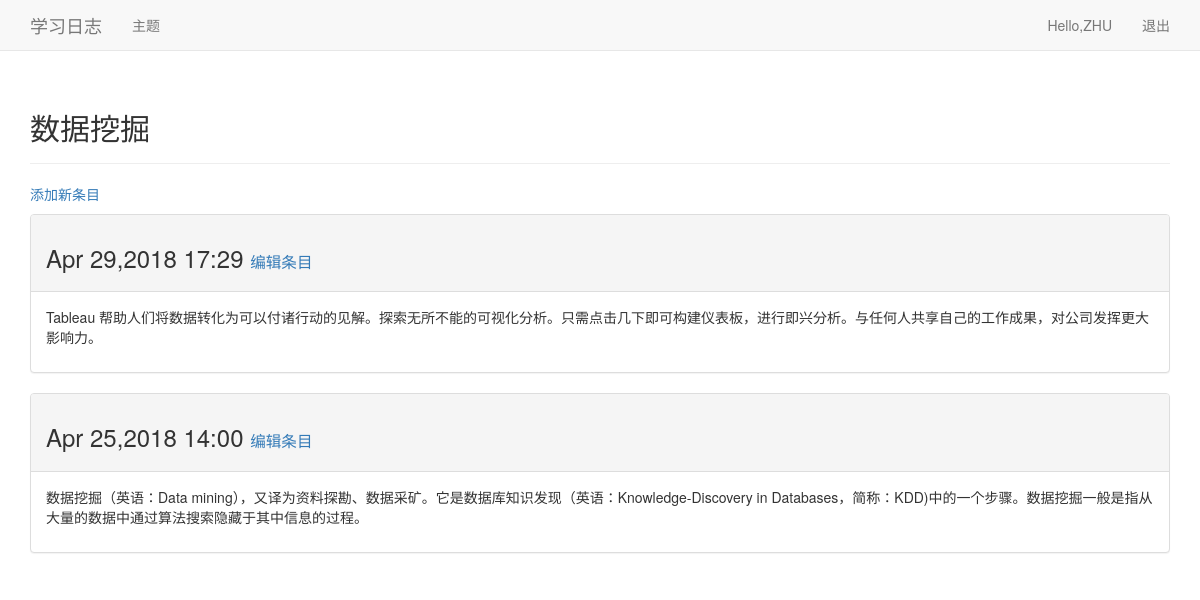
/topics/1/ (signed in), run on the app's committed database.
### learning_logs/models.py (models this page shows, shortened)
class Topic(models.Model):
    text = models.CharField(max_length=200)
    date_added=models.DateTimeField(auto_now_add=True)
    owner = models.ForeignKey(User,on_delete=models.CASCADE)#注意这里的on_delete方法是书上没有的
    def __str__(self):
        return self.text

class Entry(models.Model):
    topic = models.ForeignKey(Topic,on_delete=models.CASCADE)
    text = models.CharField(max_length=500)
    date_added = models.DateTimeField(auto_now_add=True)
    class Meta:
        verbose_name_plural = 'entries'

### learning_logs/views.py (the view)
# urls.py: re_path(r'^topics/(?P<topic_id>\d+)/$', views.topic, name='topic'),
@login_required
def topic(request,topic_id):
    topic=Topic.objects.get(id=topic_id)#获得topic
    if topic.owner != request.user:
        raise Http404
    entries=topic.entry_set.order_by('-date_added')
    context={'topic':topic,'entries':entries}
    return render(request, 'learning_logs/topic.html', context)

### learning_logs/templates/learning_logs/topic.html
{% extends 'learning_logs/base.html' %}
{% block header %}
<h2>{{ topic }}</h2>
{% endblock header %}
{% block content %}
<p><a href="{% url 'learning_logs:new_entry' topic.id %}">添加新条目</a></p>
{% for i in entries %}
    <div class="panel panel-default">
        <div class="panel-heading">
            <h3>
                {{ i.date_added|date:'M d,Y H:i' }}
                <small>
                    <a href="{% url 'learning_logs:edit_entry' i.id %}">编辑条目</a>
                </small>
            </h3>
        </div>
        <div class="panel-body">
        {{ i.text|linebreaks }}
        </div>
    </div>
{% empty %}
    <li>还没有任何的条目被添加~</li>
{% endfor %}
{% endblock content %}

### learning_logs/templates/learning_logs/base.html (shortened to what this page needs)
{% load bootstrap3 %}
<!DOCTYPE html>
<html lang="en">
<head>
    {% bootstrap_css %}
</head>
<body>
<nav class="navbar navbar-default navbar-static-top">
    <div class="container">
        <div class="navbar-header">
            <a class="navbar-brand" href="{% url 'learning_logs:index' %}">学习日志</a>
        </div>
        <div id="navbar" class="navbar-collapse collapse">
            <ul class="nav navbar-nav">
                <li><a href="{% url 'learning_logs:topics' %}">主题</a></li>
            </ul>
            <ul class="nav navbar-nav navbar-right">
                {% if user.is_authenticated %}
                <li ><a>Hello,{{ user.username }}</a></li>
                <li><a href="{% url 'users:logout' %}">退出</a></li>
                {% else %}
                <li><a href="{% url 'users:login' %}">登录</a></li>
                <li><a href="{% url 'users:register' %}">注册</a></li>
                {% endif %}
            </ul>
        </div>
    </div>
</nav>
<div class="container">
    <div class="page-header">
        {% block header %}{% endblock header %}
    </div>
    <div>
        {% block content %}{% endblock content %}
    </div>
</div>
</body>
</html>

### data on the page
Topic: text "数据挖掘"
Entry: date_added "Apr 29,2018 17:29", text "Tableau 帮助人们将数据转化为可以付诸行动的见解。探索无所不能的可视化分析。只需点击几下即可构建仪表板，进行即兴分析。与任何人共享自己的工作成果，对公司发挥更大影响力。"
Entry: date_added "Apr 25,2018 14:00", text "数据挖掘（英语：Data mining），又译为资料探勘、数据采矿。它是数据库知识发现（英语：Knowledge-Discovery in Databases，简称：KDD)中的一个步骤。数据挖掘一般是指从大量的数据中通过算法搜索隐藏于其中信息的过程。"

### other printed values
{{ user.username }} "ZHU"
